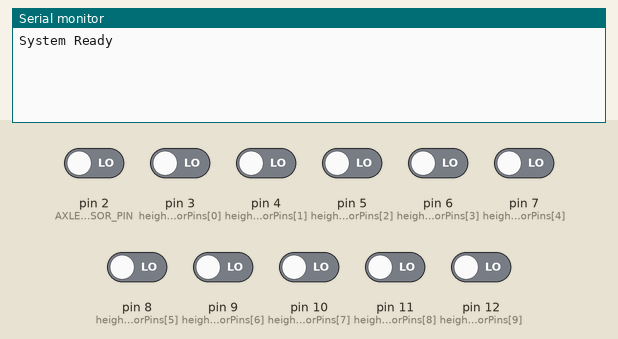
This sketch was run on a simulated Arduino Uno, built with avr-gcc and run on an emulated ATmega328P. On the bench: the last lines printed to the serial monitor. The test bench sets the inputs (shaded band); at power-on: pin 2 (AXLE_SENSOR_PIN), pin 3 (heightSensorPins[0]), pin 4 (heightSensorPins[1]), pin 5 (heightSensorPins[2]), pin 6 (heightSensorPins[3]), pin 7 (heightSensorPins[4]), pin 8 (heightSensorPins[5]), pin 9 (heightSensorPins[6]), pin 10 (heightSensorPins[7]), pin 11 (heightSensorPins[8]), pin 12 (heightSensorPins[9]) LOW.

Above: at 1.2 s.
1.3 s: pin 2 (AXLE_SENSOR_PIN) driven HIGH
At 5.6 s:
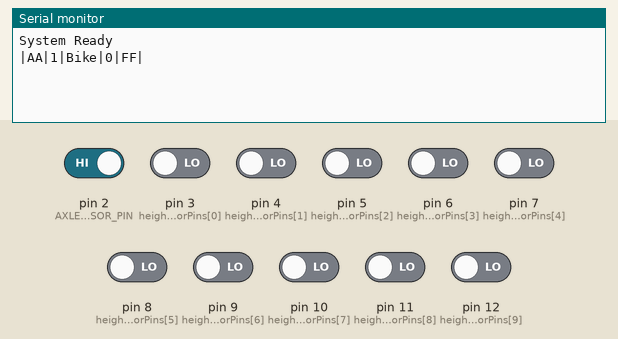
At 7.9 s:
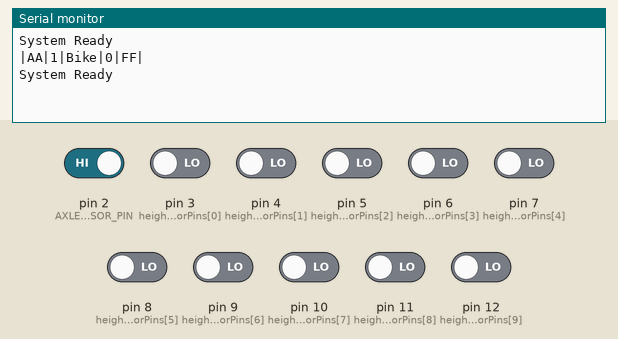

The sketch:

avcctollproject.ino
```cpp
#define AXLE_SENSOR_PIN 2
#define HEIGHT_SENSOR_COUNT 10
#define AXLE_TIMEOUT_MS 3000  // 3 seconds after last axle

const int heightSensorPins[HEIGHT_SENSOR_COUNT] = {3, 4, 5, 6, 7, 8, 9, 10, 11, 12};
const int heightValues[HEIGHT_SENSOR_COUNT]     = {1400, 1520, 1650, 1780, 1910, 2030, 2400, 2600, 2800, 3000};

volatile bool newAxleDetected = false;
volatile int axleCount = 0;

unsigned long lastAxleTime = 0;
bool detectionInProgress = false;
bool cooldownActive = false;

void countAxle() {
  static unsigned long lastTrigger = 0;
  unsigned long now = millis();

  if (now - lastTrigger > 50) {
    if (digitalRead(AXLE_SENSOR_PIN) == HIGH) {
      axleCount++;
      newAxleDetected = true;
      lastAxleTime = now;
    }
  }
  lastTrigger = now;
}

void setup() {
  Serial.begin(9600);
  pinMode(AXLE_SENSOR_PIN, INPUT);  // Use INPUT_PULLUP if sensor is open-collector
  attachInterrupt(digitalPinToInterrupt(AXLE_SENSOR_PIN), countAxle, RISING);

  for (int i = 0; i < HEIGHT_SENSOR_COUNT; i++) {
    pinMode(heightSensorPins[i], INPUT);  // Use INPUT_PULLUP if sensor requires it
  }

  Serial.println("System Ready");
}

void loop() {
  if (!detectionInProgress && !cooldownActive && newAxleDetected) {
    detectionInProgress = true;
    newAxleDetected = false;
    lastAxleTime = millis();
  }

  if (detectionInProgress) {
    bool sensorTriggered[HEIGHT_SENSOR_COUNT] = {false};

    while (millis() - lastAxleTime < AXLE_TIMEOUT_MS) {
      for (int i = 0; i < HEIGHT_SENSOR_COUNT; i++) {
        // Use LOW here if sensor is active-low
        if (digitalRead(heightSensorPins[i]) == HIGH) {
          sensorTriggered[i] = true;
        }
      }

      if (newAxleDetected) {
        newAxleDetected = false;
        lastAxleTime = millis();  // Reset timeout
      }
    }

    // Determine the highest triggered sensor
    int highestSensorIndex = -1;
    for (int i = HEIGHT_SENSOR_COUNT - 1; i >= 0; i--) {
      if (sensorTriggered[i]) {
        highestSensorIndex = i;
        break;
      }
    }

    int vehicleHeight = (highestSensorIndex >= 0) ? heightValues[highestSensorIndex] : 0;
    String vehicleType = classifyVehicle(axleCount);

    if (vehicleHeight > 0 || axleCount > 0) {
      Serial.print("|AA|");
      Serial.print(axleCount);
      Serial.print("|");
      Serial.print(vehicleType);
      Serial.print("|");
      Serial.print(vehicleHeight);
      Serial.println("|FF|");
    } else {
      Serial.println("⚠️ Ignored false trigger (1 axle + no height)");
    }

    // Reset system
    axleCount = 0;
    detectionInProgress = false;
    cooldownActive = true;
    delay(3000);  // Cooldown delay
    cooldownActive = false;
    Serial.println("System Ready");
  }
}

String classifyVehicle(int axles) {
  switch (axles) {
    case 1: return "Bike";
    case 2: return "Car";
    case 3: return "MiniBus";
    case 4: return "Bus";
    case 5: return "Truck";
    default: return (axles > 5) ? "MultiAxle" : "Unknown";
  }
}
```

Measured:
- after the input at 1.3 s, the serial monitor: prints a new line after 3.0 s (image 1)
